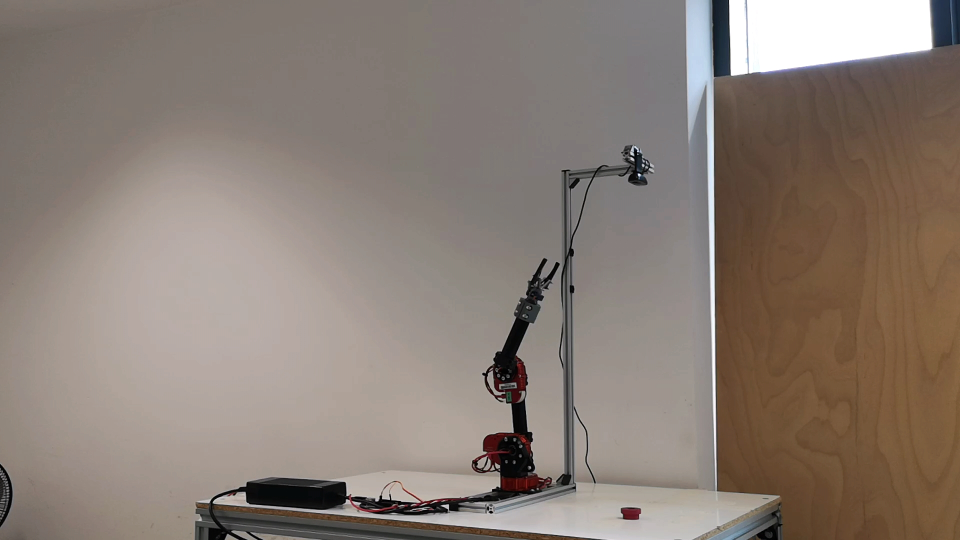
#> input picture Wie_wir_Grenzen_finden/testImages/bild1.jpg, 1920 x 1080 px, found by its file name (shown at 1/2 size)
$ python kNN.py
#> lines starting #> are read from the running program, lines starting #| are printed output that depends on the picture; after the words box and inside, x2 and y2 are one past the last pixel; in counts of white or black regions, pixels touching at a corner belong together
#!/bin/env/python3

# Dieses Skript entfernt den Hintergrund aus einem Bild mittels k-Nearest Neighbour.
#
# This code is available under a GPL v3.0 license and comes without
# any explicit or implicit warranty.
#
# (C) Simon Schwaiger 2021 <schwaige@technikum-wien.at>

import cv2
import numpy as np
from skimage.metrics import structural_similarity as ssim
from skimage.measure import block_reduce
from sklearn import neighbors

from PIL import Image

def scaleImage(img, scaleFactor=2):
        """ Skaliert das Bild um scaleFactor herunter """
        width = int(len(img[0])/scaleFactor)
        height = int(len(img)/scaleFactor)
        frame = cv2.resize(img,(width, height), fx=0, fy=0, interpolation=cv2.INTER_LINEAR)
        return img

def formatInput(frame):
        """ Formatiert frame als Liste von Einträgen für einfachere Klassifizierung """
        ret = []
        for x in range(len(frame)):
                for y in range(len(frame[0])):
                        ret.append([x, y, frame[x][y]])
        return ret

def formatImage(inp):
        """ Formatiert die Liste von Einträgen nach der Klassifizierung wieder als Bild """
        xRes = max([entry[0] for entry in inp])+1
        yRes = max([entry[1] for entry in inp])+1
        ret = []
        for x in range(xRes):
                ret.append([0 for y in range(yRes)])
        for entry in inp:
                ret[entry[0]][entry[1]]=entry[2]
        return np.array(ret)

def applykNN(frame, K=15):
        """ Wendet kNN Klassifizierung auf ein Schwarz/Weiß Bild an, um Artefakte zu entfernen """
        frame = formatInput(frame)
        X = np.array([[entry[0], entry[1]] for entry in frame])
        y = np.array([entry[2] for entry in frame])
        clf = neighbors.KNeighborsClassifier(K, weights='uniform')
        clf.fit(X, y)
        Z = clf.predict(X)
        ret = [ [X[i][0], X[i][1], Z[i]] for i in range(len(X)) ]
        return formatImage(ret)

# Festelgen von Referenzbild und zu untersuchendem Bild
img1Path = './testImages/bild1.jpg'
img2Path = './testImages/bild2.jpg'

img1 = cv2.imread(img1Path)
#> img1 is the input picture: shape (1080, 1920, 3); mean B, G, R 116.8, 125.5, 137.7
img2 = cv2.imread(img2Path)
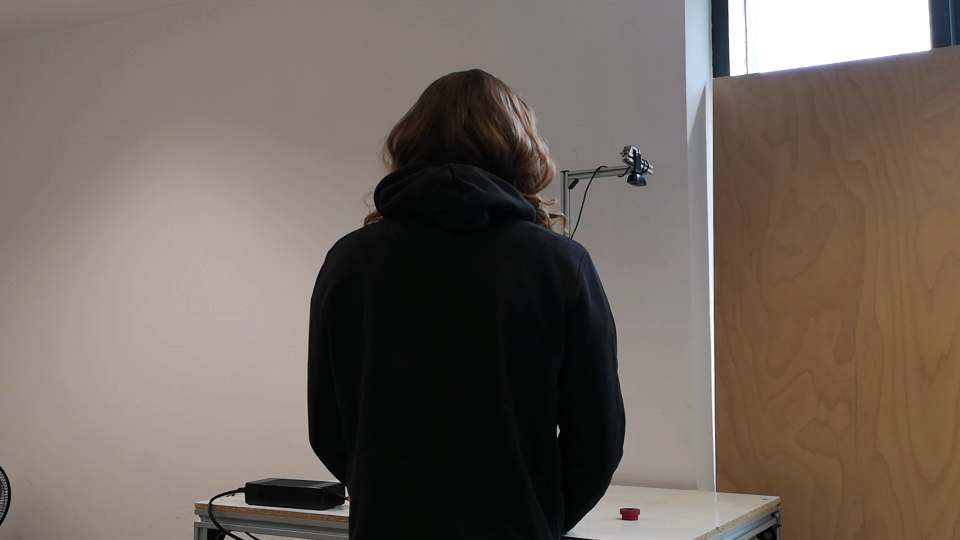
#> input picture Wie_wir_Grenzen_finden/testImages/bild2.jpg, 1920 x 1080 px, found by its file name (shown at 1/2 size)
#> img2 is the input picture: shape (1080, 1920, 3); mean B, G, R 93, 101.6, 112.8

# Skalierung der Bilder
img1 = scaleImage(img1)
#> in scaleImage, `width = int(len(img[0])/scaleFactor)`: width = 960
#> in scaleImage, `height = int(len(img)/scaleFactor)`: height = 540
img2 = scaleImage(img2)

# Konvertierung der Bilder zu Graustufen
img1 = cv2.cvtColor(img1, cv2.COLOR_BGR2GRAY)
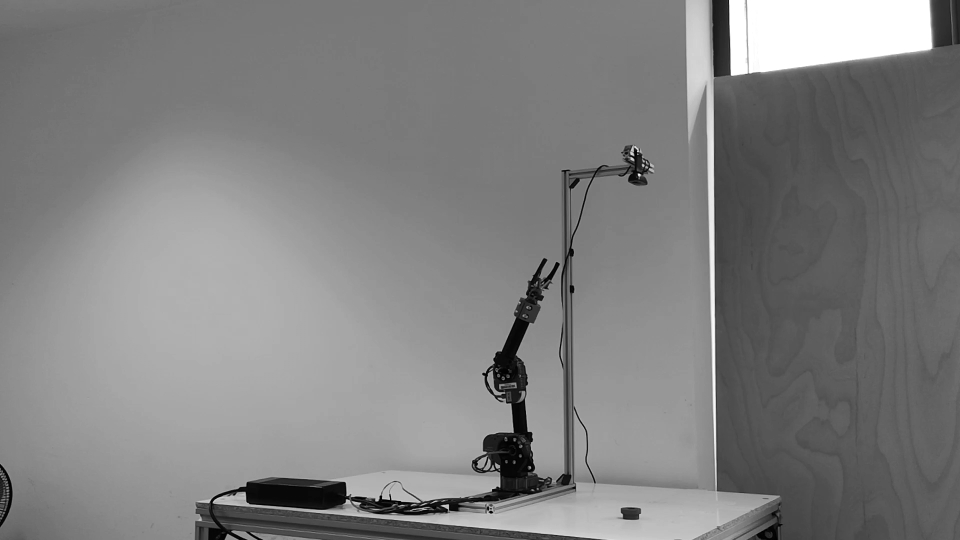
#> img1: shape (1080, 1920) (shown at 1/2 size); min 0, max 255, mean 128.2
img2 = cv2.cvtColor(img2, cv2.COLOR_BGR2GRAY)
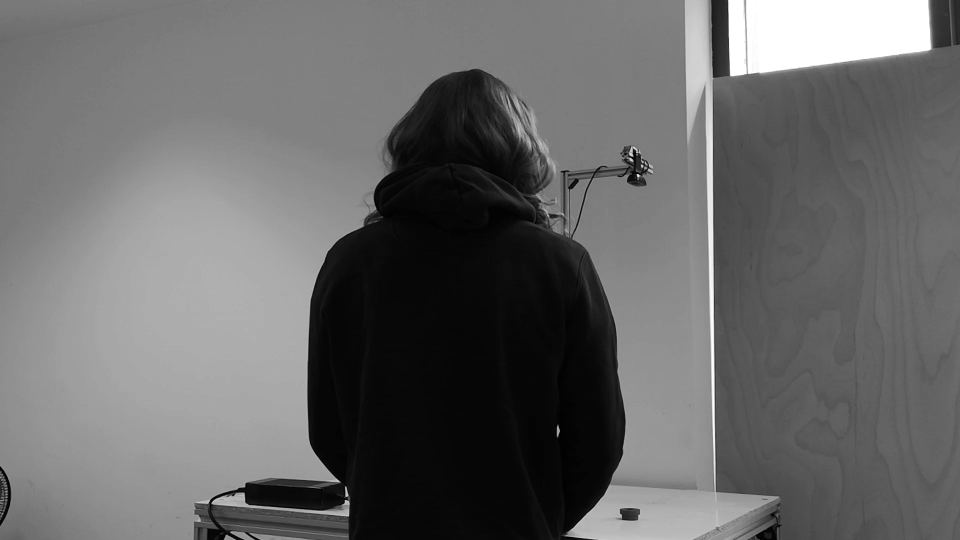
#> img2: shape (1080, 1920) (shown at 1/2 size); min 0, max 255, mean 104

Image.fromarray(img2).show()

# Ermittlung des Unterschieds zwischen Vorder- und Hintergrund
ssimRet, ssimImage = ssim(img1, img2, data_range=img2.max() - img2.min(), full=True)
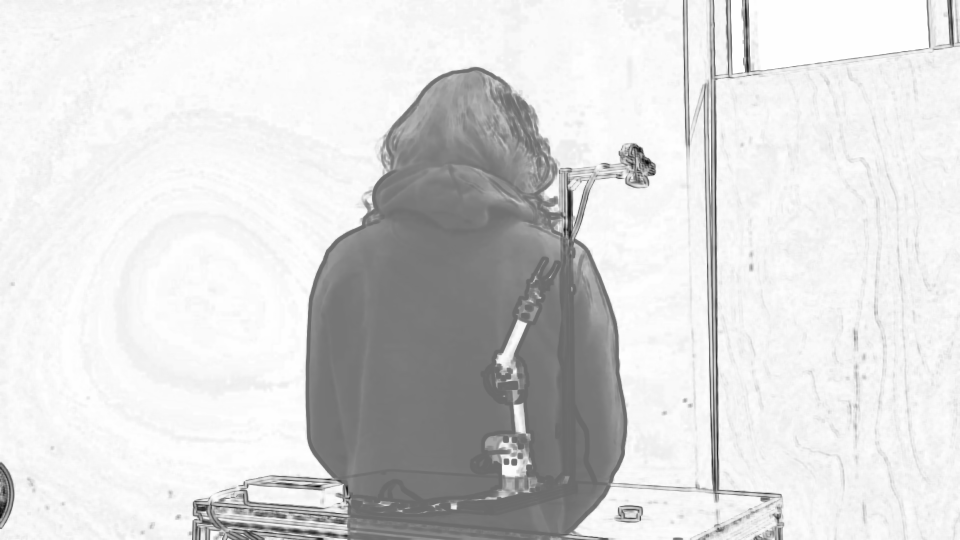
#> ssimImage: shape (1080, 1920) float64 (shown at 1/2 size); min -0.728, max 1, mean 0.745; drawn with min black and max white
#> ssimRet = 0.744
threshhold = 0.5

Image.fromarray(ssimImage*255).show()

# Herunterskalierung des Bildes zur Anwendung von kNN
dim = (4,4)
ssimImage = block_reduce(ssimImage, block_size=dim, func=np.mean)
#> ssimImage: shape (270, 480) float64

# Jeder Pixel wird als Vorder- oder Hintergrund beschriftet
# Vordergrund => 0, Hintergrund => 255
ssimImage[ssimImage>threshhold] = 255
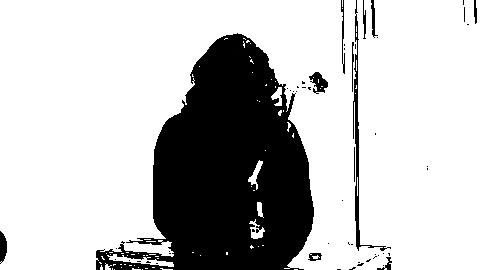
#> ssimImage: shape (270, 480) float64; min -0.631, max 255, mean 193.4; drawn with min black and max white
ssimImage[ssimImage<=threshhold] = 0
#> ssimImage: shape (270, 480) float64; 75.8% white; 54 black regions (42 under 20 px), largest, box (x1, y1, x2, y2) and area: (96, 33, 314, 270) 29333, (353, 0, 391, 251) 829, (309, 72, 328, 94) 225

Image.fromarray(ssimImage).show()

# Training und Klassifizierung mittels kNN
# So werden die Grenzen zwischen Vorder- und Hintergrund gefunden
tmp = applykNN(ssimImage, K=60)
#> after the loop in formatInput, `for x in range(len(frame)):`: ret = 129600 items
#> in applykNN, `X = np.array([[entry[0], entry[1]] for entry in frame])`: X = 129600 pairs, first value 0 to 269, second value 0 to 479
#> in applykNN, `ret = [ [X[i][0], X[i][1], Z[i]] for i in range(len(X)) ]`: ret = 129600 items
#> in formatImage, `xRes = max([entry[0] for entry in inp])+1`: xRes = 270
#> in formatImage, `yRes = max([entry[1] for entry in inp])+1`: yRes = 480
#> the loop in formatImage, `for entry in inp:` made 129600 passes
#> entry on passes 1 to 3: [0, 0, 255], [0, 1, 255], [0, 2, 255]
#> after the loop in formatImage, `for entry in inp:`: ret = 270 items
#> in formatImage, `return np.array(ret)`:
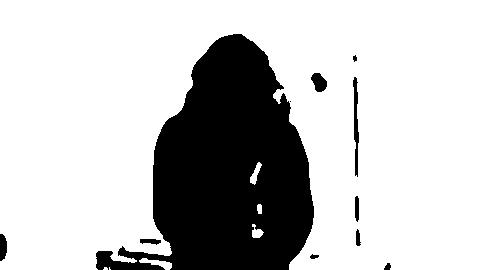
#> returned value: shape (270, 480) float64; 76.4% white; 11 black regions (1 under 20 px), largest, box (x1, y1, x2, y2) and area: (96, 34, 314, 270) 29484, (353, 77, 359, 177) 341, (311, 73, 327, 92) 209

Image.fromarray(tmp).show()

# Hochskalierung der Maske auf die originale Auflösung
width = len(img2[0])
#> width = 1920
height =len(img2)
#> height = 1080
tmp = cv2.resize(tmp,(width, height), fx=0, fy=0, interpolation=cv2.INTER_LINEAR)

Image.fromarray(tmp).show()

# Hintergrund wird anhand der Maske aus dem originalen Bild entfernt
result = np.array(img2)
result[tmp==255] = 0
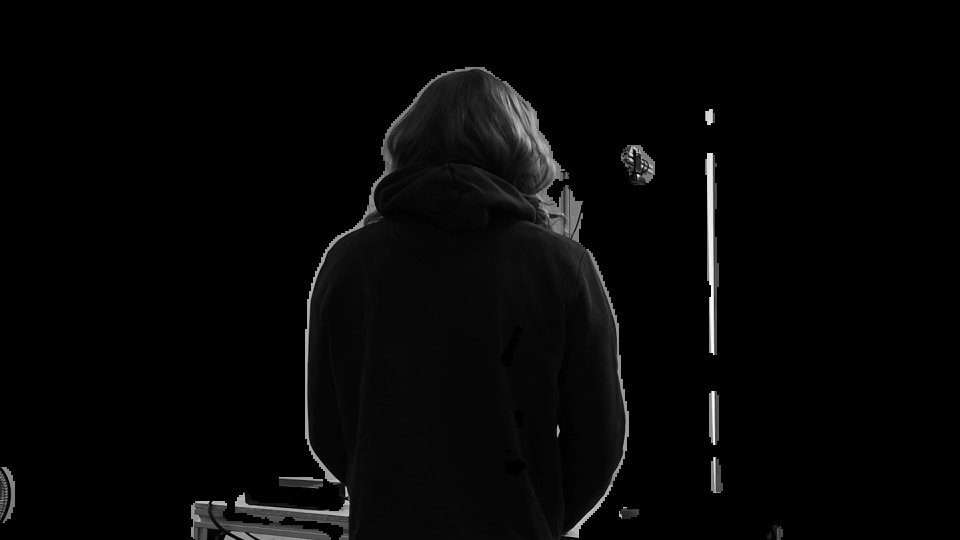
#> result: shape (1080, 1920) (shown at 1/2 size); min 0, max 255, mean 6.2

Image.fromarray(result).show()
